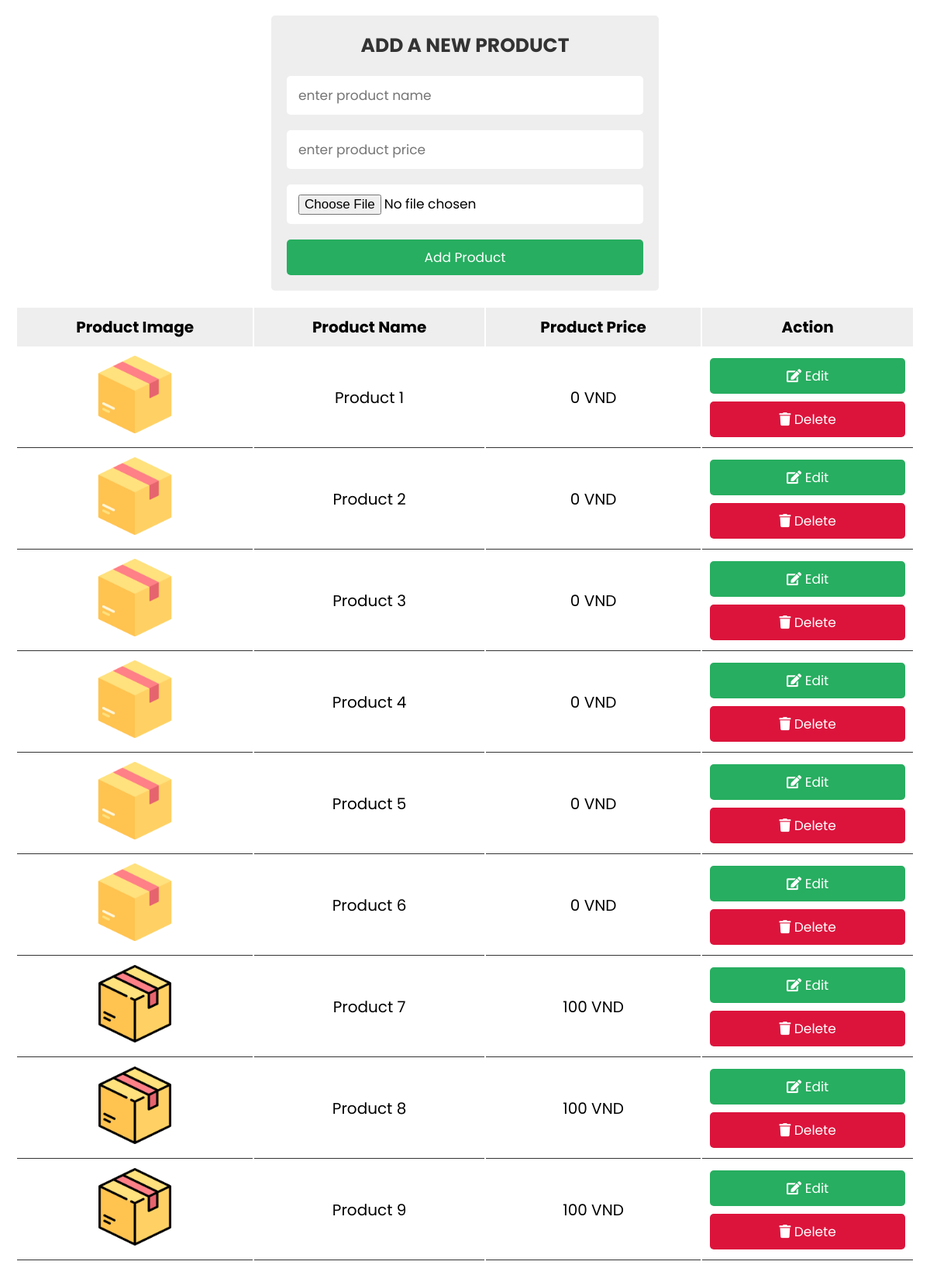
The app's page /admin_page.php (signed in) with its own data.
### tables this page shows
CREATE TABLE `products` (
  `id` int(100) NOT NULL,
  `name` varchar(100) NOT NULL,
  `price` int(11) NOT NULL,
  `image` varchar(100) NOT NULL
);

### admin_page.php (the view, shortened to what this page needs)
<?php
include 'config.php';
?>
<!DOCTYPE html>
<html lang="en">
<head>
   <link rel="stylesheet" href="https://cdnjs.cloudflare.com/ajax/libs/font-awesome/5.15.4/css/all.min.css">
   <link rel="stylesheet" href="css/style1.css">
</head>
<body>
<div class="container">
   <div class="admin-product-form-container">
      <form action="<?php $_SERVER['PHP_SELF'] ?>" method="post" enctype="multipart/form-data">
         <h3>Add A New Product</h3>
         <input type="text" placeholder="enter product name" name="product_name" class="box">
         <input type="number" placeholder="enter product price" name="product_price" class="box">
         <input type="file" accept="image/png, image/jpeg, image/jpg" name="product_image" class="box">
         <input type="submit" class="btn" name="add_product" value="add product">
      </form>
   </div>
   <?php
   $select = mysqli_query($conn, "SELECT * FROM products");
   ?>
   <div class="product-display">
      <table class="product-display-table">
         <thead>
         <tr>
            <th>product image</th>
            <th>product name</th>
            <th>product price</th>
            <th>action</th>
         </tr>
         </thead>
         <?php while($row = mysqli_fetch_assoc($select)){ ?>
         <tr>
            <td><img src="images/<?php echo $row['image']; ?>" height="100" alt=""></td>
            <td><?php echo $row['name']; ?></td>
            <td><?php echo $row['price']; ?> VND </td>
            <td>
               <a href="admin_update.php?edit=<?php echo $row['id']; ?>" class="btn"> <i class="fas fa-edit"></i> edit </a>
               <a href="admin_page.php?delete=<?php echo $row['id']; ?>" class="btn"> <i class="fas fa-trash"></i> delete </a>
            </td>
         </tr>
      <?php } ?>
      </table>
   </div>
</div>
</body>
</html>

### css/style1.css (style rules this page uses)
:root { --green:#27ae60; --black:#333; --white:#fff; --bg-color:#eee; --box-shadow:0 .5rem 1rem rgba(0,0,0,.1); --border:.1rem solid var(--black); }
* { font-family: 'Poppins', sans-serif; margin:0; padding:0; box-sizing: border-box; outline: none; border:none; text-decoration: none; text-transform: capitalize; }
html { font-size: 62.5%; overflow-x: hidden; }
.btn { display: block; width: 100%; cursor: pointer; border-radius: .5rem; margin-top: 1rem; font-size: 1.7rem; padding:1rem 3rem; background: var(--green); color:var(--white); text-align: center; }
.container { max-width: 1200px; padding:2rem; margin:0 auto; }
.admin-product-form-container form { max-width: 50rem; margin:0 auto; padding:2rem; border-radius: .5rem; background: var(--bg-color); }
.admin-product-form-container form h3 { text-transform: uppercase; color:var(--black); margin-bottom: 1rem; text-align: center; font-size: 2.5rem; }
.admin-product-form-container form .box { width: 100%; border-radius: .5rem; padding:1.2rem 1.5rem; font-size: 1.7rem; margin:1rem 0; background: var(--white); text-transform: none; }
.product-display { margin:2rem 0; }
.product-display .product-display-table { width: 100%; text-align: center; }
.product-display .product-display-table thead { background: var(--bg-color); }
.product-display .product-display-table th { padding:1rem; font-size: 2rem; }
.product-display .product-display-table td { padding:1rem; font-size: 2rem; border-bottom: var(--border); }
.product-display .product-display-table .btn:first-child { margin-top: 0; }
.product-display .product-display-table .btn:last-child { background: crimson; }

### records on screen
products: image (picture), name "Product 1", price "0"
products: image (picture), name "Product 2", price "0"
products: image (picture), name "Product 3", price "0"
products: image (picture), name "Product 4", price "0"
products: image (picture), name "Product 5", price "0"
products: image (picture), name "Product 6", price "0"
products: image (picture), name "Product 7", price "100"
products: image (picture), name "Product 8", price "100"
products: image (picture), name "Product 9", price "100"
